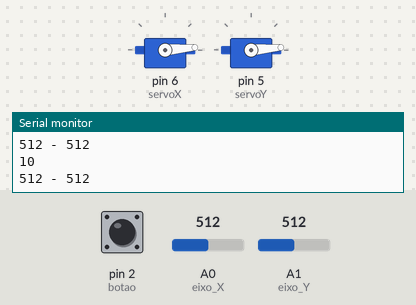
The sketch below on a simulated Arduino Uno, built with avr-gcc and run on an emulated ATmega328P. On the bench: 2 × servo, the last lines printed to the serial monitor. Inputs (shaded band) come from the test bench; at power-on: A0 (eixo_X) = 512, pin 2 (botao) HIGH, A1 (eixo_Y) = 512.

Above: at 1.2 s.
1.3 s: A0 (eixo_X) set to 0
At 2.8 s:
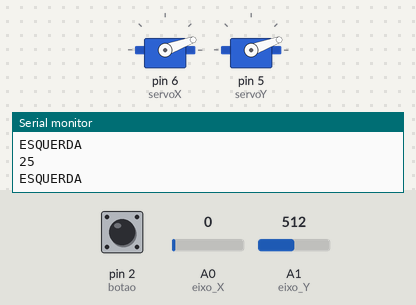
4.5 s: A0 (eixo_X) set to 1023
At 5.2 s:
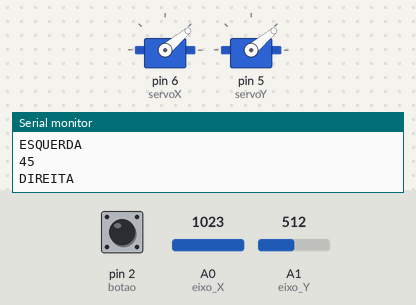
Timing chart, 0 to 23.3 s (numbered marks = the images above; inputs shaded):
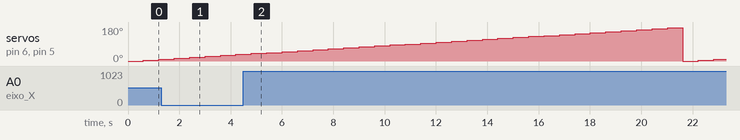

The sketch:

TesteAnalogico.ino
```cpp
#include <Servo.h>

int eixo_X= A0; //PINO REFERENTE A LIGAÇÃO DO EIXO X
int eixo_Y = A1; //PINO REFERENTE A LIGAÇÃO DO EIXO Y
int botao = 2; //PINO REFERENTE A LIGAÇÃO NO PINO KEY (EIXO Z)

Servo servoX;
Servo servoY;

int val = 0;

void setup(){
  pinMode (botao, INPUT_PULLUP); //DEFINE A PORTA COMO ENTRADA / "_PULLUP" É PARA ATIVAR O RESISTOR INTERNO
  Serial.begin (9600); //INICIALIZA O MONITOR SERIAL

  servoX.attach(6);
  servoY.attach(5);

  servoX.write(0);
  servoY.write(0);

}

void loop(){
  // analogWrite(servoX_port, val);
  servoX.write(val);
  // analogWrite(servoY_port, val);
  servoY.write(val);
    delay(100);
  val = val+5;
  Serial.println(val);
  if (val==180){
    val = 0;
  }


   if (analogRead(eixo_X) == 0){
     Serial.println("ESQUERDA"); //IMPRIME O TEXTO NO MONITOR SERIAL;
   }
   else if (analogRead(eixo_X) == 1023){
     Serial.println("DIREITA"); //IMPRIME O TEXTO NO MONITOR SERIAL;
   }
   else if (analogRead(eixo_Y) == 0){
     Serial.println("BAIXO"); //IMPRIME O TEXTO NO MONITOR SERIAL;
   }
   else if (analogRead(eixo_Y) == 1023){
     Serial.println("CIMA"); //IMPRIME O TEXTO NO MONITOR SERIAL;
   }
   else if(digitalRead(botao) == LOW){ //SE LEITURA FOR IGUAL A HIGH, FAZ
     Serial.println("BOTAO PRESSIONADO"); //IMPRIME O TEXTO NO MONITOR SERIAL
   }
   else{
     Serial.print(analogRead(eixo_X)); //IMPRIME O TEXTO NO MONITOR SERIAL;
     Serial.print(" - "); //IMPRIME O TEXTO NO MONITOR SERIAL;
     Serial.println(analogRead(eixo_Y)); //IMPRIME O TEXTO NO MONITOR SERIAL;
   }

    delay(500); //INTERVALO DE 500 MILISSEGUNDOS
}
```
